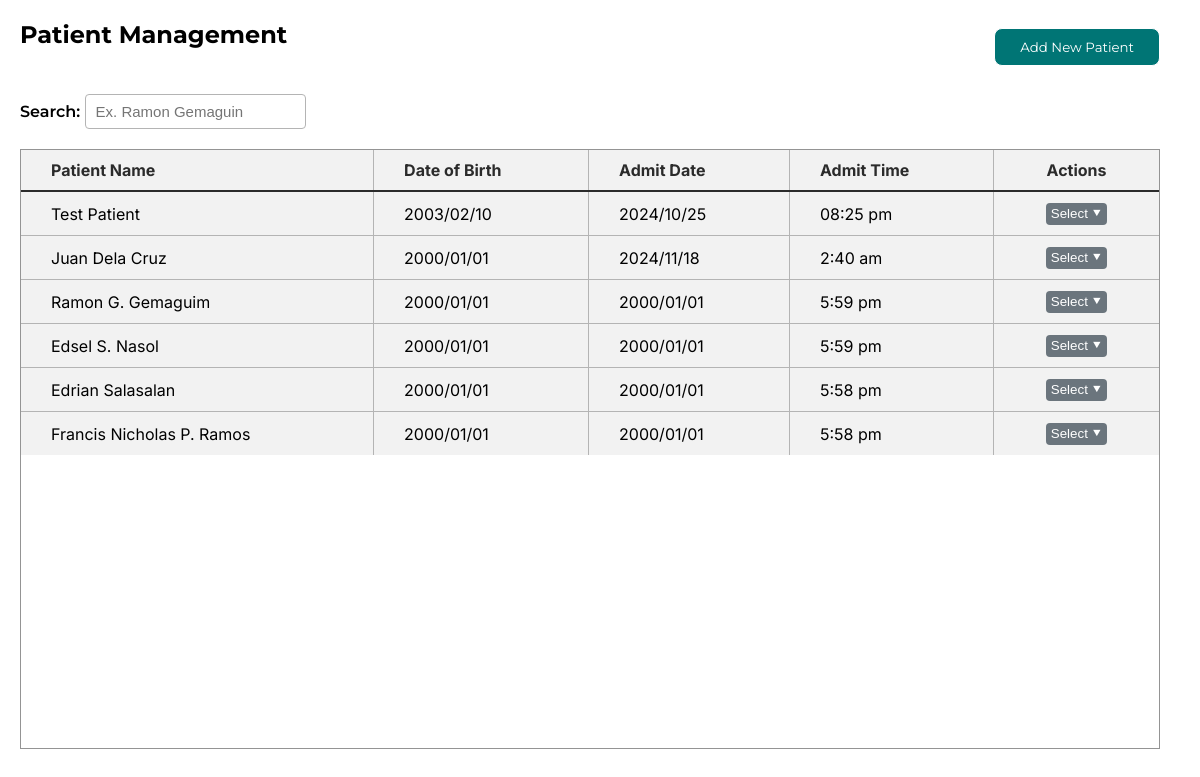
The page /admin/management.php (signed in) on the database as committed earlier.
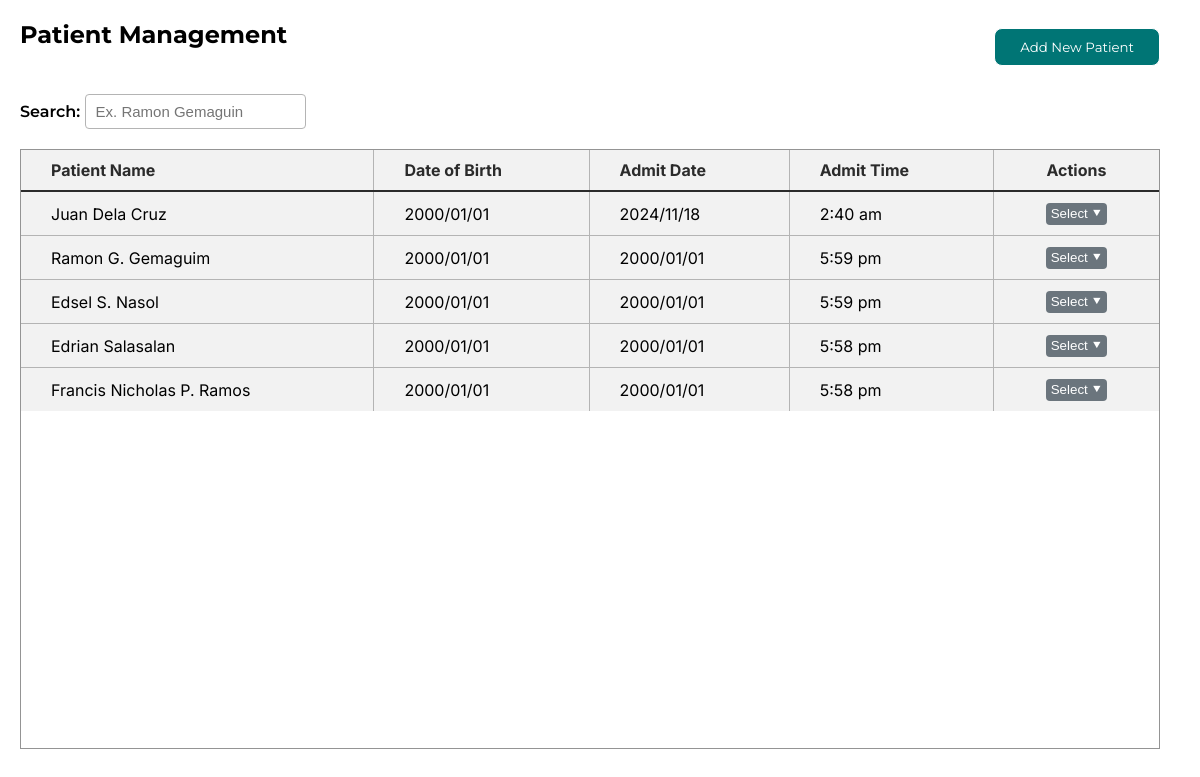
The same page on the database as committed later.
### tables this page shows
CREATE TABLE `patient_management` (
  `id` int(11) NOT NULL,
  `patient_name` varchar(255) NOT NULL,
  `room_number` varchar(5) NOT NULL,
  `date_of_birth` varchar(50) NOT NULL,
  `admit_date` varchar(255) NOT NULL,
  `admit_time` varchar(50) NOT NULL,
  `actions` varchar(255) NOT NULL,
  `device_id` varchar(50) NOT NULL
);

### admin/function/management/display_patient.php (the view, shortened to what this page needs)
<?php
include 'db.php';
$sql = "SELECT id, patient_name, date_of_birth, admit_date, admit_time
        FROM patient_management
        ORDER BY id DESC";
$result = $conn->query($sql);
if ($result && $result->num_rows > 0) {
    while ($row = $result->fetch_assoc()) {
        echo "<tr>
                <td>{$row['patient_name']}</td>
                <td>{$row['date_of_birth']}</td>
                <td>{$row['admit_date']}</td>
                <td>{$row['admit_time']}</td>
                <td style='text-align:center;'>
                    <div class='dropdown' style='text-align:left;'>
                        <button class='dropdown-button' onclick='toggleDropdown(event)'>Select &#11206;</button>
                        <div class='dropdown-menu'>
                            <a href='#' onclick=\"openEditModal(
                                '{$row['id']}',
                                '{$row['patient_name']}',
                                '{$row['date_of_birth']}',
                                '{$row['admit_date']}',
                                '{$row['admit_time']}'
                            )\">Edit</a>
                            <a href='function/management/delete.php?id={$row['id']}' onclick='return confirm(\"Are you sure you want to delete this record PERMANENTLY?\");'>Delete</a>
                        </div>
                    </div>
                </td>
              </tr>";
    }
} else {
    echo "<tr><td colspan='9' style='color: red;'>No records found.</td></tr>";
}
?>

Rows that differ between the two databases and show on the page:
removed patient_management: patient_name "Test Patient", date_of_birth "2003/02/10", admit_date "2024/10/25", admit_time "08:25 pm"
